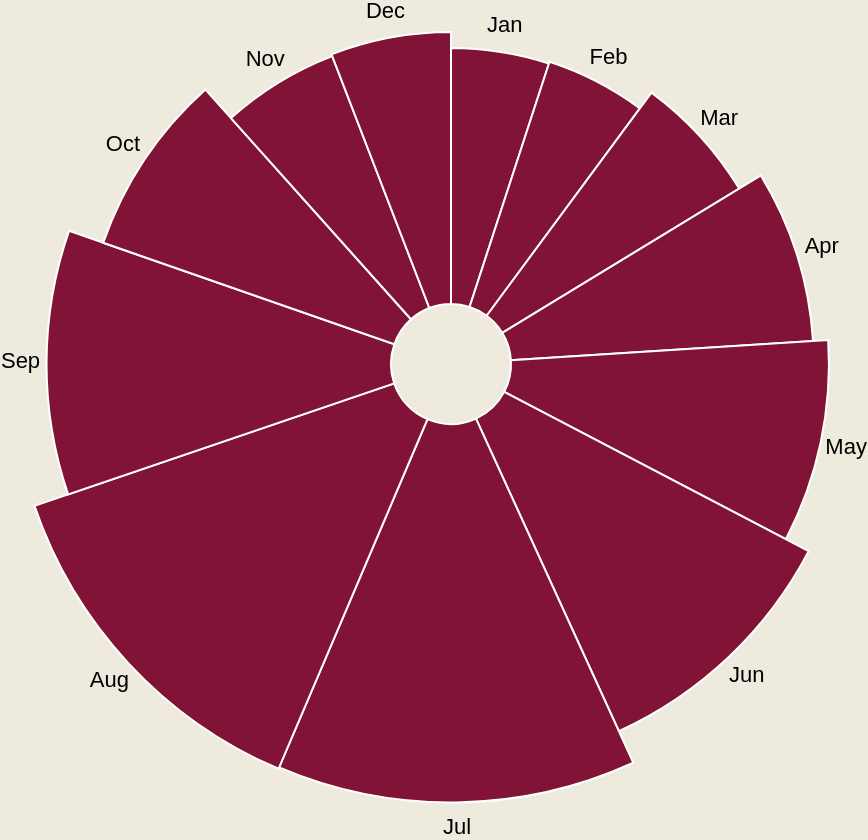

Source (Vega-Lite JSON):
### Vega specification from a JSON file in a GitHub repository (floating-point values rounded to 4 significant figures)
{"$schema": "https://vega.github.io/schema/vega/v5.json", "width": 275, "height": 220, "background": "#EEEADD", "description": "A basic radial plot that encodes two values as the angle and radius of an arc.", "data": [{"name": "table", "values": [{"category": "Jan", "value": 36995000, "startAngle": 0, "endAngle": 0.3152}, {"category": "Feb", "value": 37692000, "startAngle": 0.3152, "endAngle": 0.6362}, {"category": "Mar", "value": 45518000, "startAngle": 0.6362, "endAngle": 1.024}, {"category": "Apr", "value": 56725000, "startAngle": 1.024, "endAngle": 1.507}, {"category": "May", "value": 64043000, "startAngle": 1.507, "endAngle": 2.053}, {"category": "Jun", "value": 77462000, "startAngle": 2.053, "endAngle": 2.713}, {"category": "Jul", "value": 97635000, "startAngle": 2.713, "endAngle": 3.544}, {"category": "Aug", "value": 98575000, "startAngle": 3.544, "endAngle": 4.384}, {"category": "Sep", "value": 77905000, "startAngle": 4.384, "endAngle": 5.048}, {"category": "Oct", "value": 59350000, "startAngle": 5.048, "endAngle": 5.553}, {"category": "Nov", "value": 42445000, "startAngle": 5.553, "endAngle": 5.915}, {"category": "Dec", "value": 43222000, "startAngle": 5.915, "endAngle": 6.283}], "transform": [{"type": "pie", "field": "value"}]}], "scales": [{"name": "r", "type": "sqrt", "domain": {"data": "table", "field": "value"}, "zero": true, "range": [60, 220]}], "marks": [{"type": "arc", "color": "#4682b4", "from": {"data": "table"}, "encode": {"enter": {"x": {"field": {"group": "width"}, "mult": 0.5}, "y": {"field": {"group": "height"}, "mult": 0.5}, "startAngle": {"field": "startAngle"}, "endAngle": {"field": "endAngle"}, "innerRadius": {"value": 30}, "outerRadius": {"scale": "r", "field": "value"}, "stroke": {"value": "#fff"}, "tooltip": {"field": "value", "type": "quantitative", "title": "Number of Tourists"}}, "update": {"fill": {"value": "#801336"}}, "hover": {"fill": {"value": "pink"}}}}, {"type": "text", "from": {"data": "table"}, "encode": {"enter": {"x": {"field": {"group": "width"}, "mult": 0.5}, "y": {"field": {"group": "height"}, "mult": 0.5}, "radius": {"scale": "r", "field": "value", "offset": 13}, "theta": {"signal": "(datum.startAngle + datum.endAngle)/2"}, "fill": {"value": "#000"}, "align": {"value": "center"}, "baseline": {"value": "middle"}, "text": {"field": "category"}}}}]}
